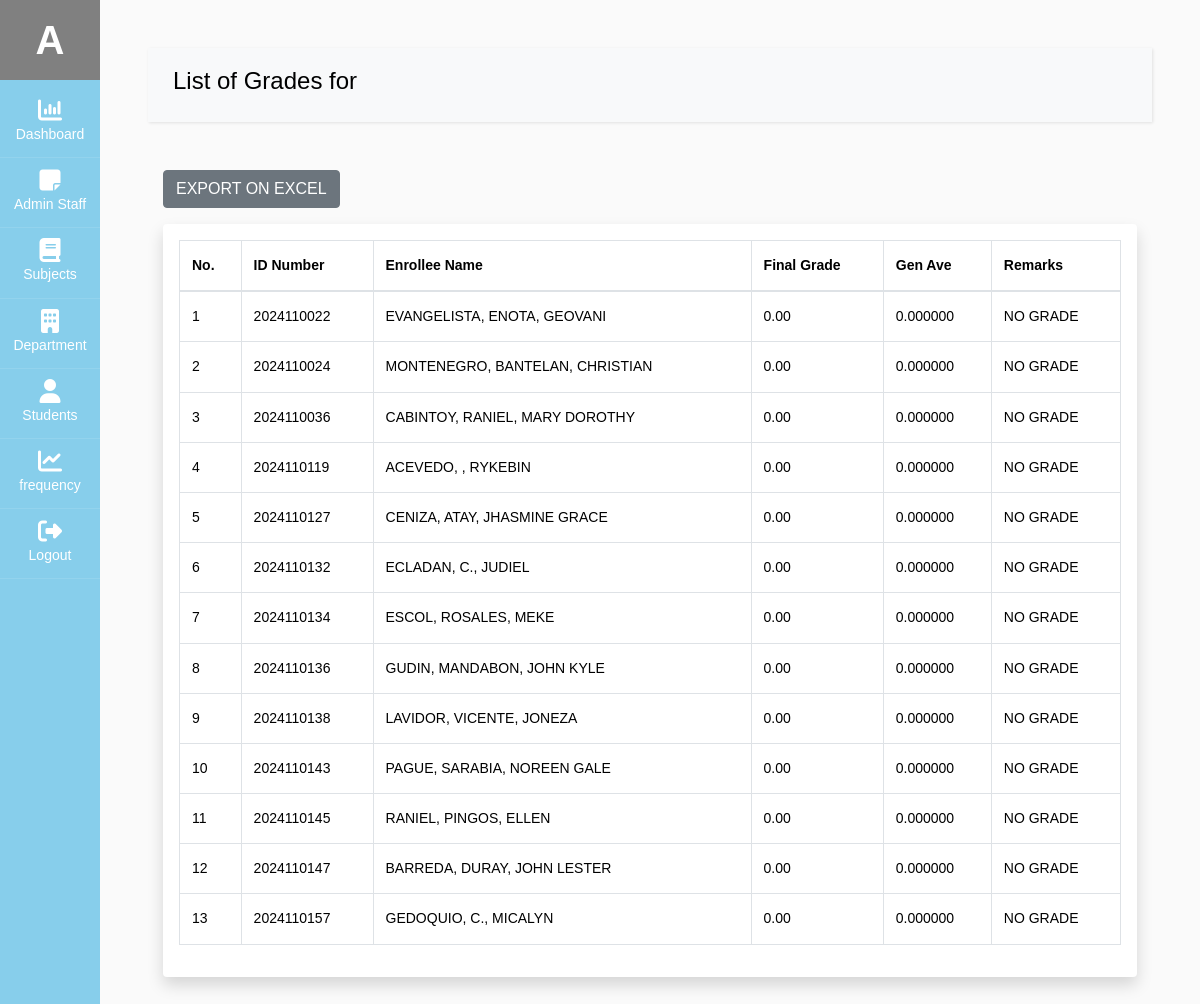
The app's page /admin/view_subject.php?subject_id=239 (signed in) with its own data.
### tables this page shows
CREATE TABLE `user` (
  `admin_id` int(11) NOT NULL,
  `fname` varchar(60) NOT NULL,
  `mname` varchar(60) DEFAULT NULL,
  `lname` varchar(60) NOT NULL,
  `email` varchar(100) NOT NULL,
  `username` varchar(100) NOT NULL,
  `password` varchar(100) NOT NULL,
  `type` varchar(20) NOT NULL,
  `profile_img` varchar(255) DEFAULT NULL,
  `status` int(11) NOT NULL DEFAULT 1
);

CREATE TABLE `student` (
  `stud_id` int(11) NOT NULL,
  `stud_course` text NOT NULL,
  `stud_fname` varchar(60) NOT NULL,
  `stud_mname` varchar(60) DEFAULT NULL,
  `stud_lname` varchar(60) NOT NULL,
  `stud_phone` varchar(60) NOT NULL,
  `stud_bday` date NOT NULL,
  `stud_address` varchar(60) NOT NULL,
  `stud_gender` varchar(60) NOT NULL,
  `stud_year_level` varchar(60) NOT NULL,
  `stud_section` varchar(60) NOT NULL,
  `stud_sem` varchar(60) NOT NULL,
  `stud_academic_status` varchar(60) NOT NULL,
  `stud_school_year` varchar(255) NOT NULL,
  `stud_status` int(11) NOT NULL DEFAULT 1
);

### db/db.php (called while the page is built, shortened)
<?php
class db_connect
{
    public $host = db_host;
    public $user = db_user;
    public $pass = db_pass;
    public $name = db_name;
    public function connect()
    {
        try {
            $this->conn = new mysqli($this->host, $this->user, $this->pass, $this->name);
        } catch (\Throwable $th) {
            header("Location:setup.php");
        }
    }
}

### db/class.php (called while the page is built, shortened)
<?php
include('db.php');
class global_class extends db_connect
{
    public function get_All_studentBasedSubject($subject_id)
    {
        $query = $this->conn->prepare("
            SELECT sub.course_code,ss.ss_stud_id, AVG(ss.ss_final_grade) AS general_average,stud.stud_fname,stud.stud_mname,stud.stud_lname,stud_id,ss_final_grade
            FROM `student_subject` AS ss
            LEFT JOIN subject AS sub ON sub.subject_id = ss.ss_subject_id
            LEFT JOIN student AS stud ON stud.stud_id = ss.ss_stud_id
            WHERE ss.ss_subject_id = ? AND stud.stud_status = '1'
            GROUP BY ss.ss_stud_id;
        ");
        $query->bind_param("i", $subject_id);
        if ($query->execute()) {
            $result = $query->get_result();
            return $result;
        } else {
            return "Execution Error: " . $query->error;
        }
    }
    public function get_user_info($admin_id)
    {
        $query = $this->conn->prepare("SELECT * FROM `user` where status='1' AND admin_id =$admin_id");
        if ($query->execute()) {
            $result = $query->get_result();
            return $result;
        }
    }
}

### admin/view_subject.php (the view, shortened to what this page needs)
<?php
include('../components/admin-header.php');
$subject_id=$_GET['subject_id'];
$subject_code=$_GET['code'];
?>
<div id="content" class="p-4 p-md-5">
<nav class="navbar navbar-expand-lg navbar-light bg-light" >
  <div class="container-fluid" >
    <h4>List of Grades for <?= $subject_code?></h4>
  </div>
</nav>
<div class="container mt-5">
   <button class="btn btn-secondary mb-3" id="exportExcel">EXPORT ON EXCEL</button>
    <div class="table-responsive shadow p-3 mb-5 bg-white rounded">
    <table id="studentTable" class="table table-bordered">
        <thead>
            <tr>
                <th>No.</th>
                <th>ID Number</th>
                <th>Enrollee Name</th>
                <th>Final Grade</th>
                <th>Gen Ave</th>
                <th>Remarks</th>
            </tr>
        </thead>
        <tbody>
            <?php
                $get_All_student = $admin_db->get_All_studentBasedSubject($subject_id);
                    $count = 1;
                    while ($student = $get_All_student->fetch_array()):
                        $fullname=$student['stud_lname'].", ".$student['stud_mname'].", ".$student['stud_fname'];
                        $general_ave=$student['general_average'];
                        if($general_ave<=0){
                            $remarks="NO GRADE";
                        }else if($general_ave>0 && $general_ave <= 3 ){
                            $remarks="PASSED";
                        }else if($general_ave>0 && $general_ave > 3 ){
                            $remarks="FAILED";
                        }
            ?>
            <tr>
                <td><?=$count?></td>
                <td><?=$student['stud_id']?></td>
                <td><?=strtoupper($fullname)?></td>
                <td><?=$student['ss_final_grade']?></td>
                <td><?=$student['general_average']?></td>
                <td><?=$remarks?></td>
            </tr>
            <?php
                    $count++;
                    endwhile;
            ?>
        </tbody>
    </table>
</div>
</div>
<?php
include('../components/admin-footer.php');
?>

### components/admin-header.php (shortened to what this page needs)
<?php
include('../db/class.php');
$admin_db = new global_class();
$admin_restrictions="";
if (isset($_SESSION['admin_id'])) {
    $admin_id = $_SESSION['admin_id'];
    $getUserDetails = $admin_db->get_user_info($admin_id);
    $user = $getUserDetails->fetch_array();
    $admin_id =$user['admin_id'];
    $username=$user['username'];
}
?>
<!doctype html>
<html lang="en">
  <head>
		<link rel="stylesheet" href="../node_modules/font-awesome/css/font-awesome.min.css">
    <link rel="stylesheet" href="../node_modules/alertifyjs/build/css/alertify.min.css"/>
    <link rel="stylesheet" href="../node_modules/alertifyjs//build/css/themes/default.min.css"/>
    <link rel="stylesheet" href="../node_modules/bootstrap/dist/css/bootstrap.min.css"/>
    <link rel="stylesheet" href="../css/dataTables.bootstrap5.css">
		<link rel="stylesheet" href="../css/admin.css">
  </head>
  <body>
		<div class="wrapper d-flex align-items-stretch" >
			<nav id="sidebar" class="active" >
				<h1><a href="profile.php?profile_id=<?=$admin_id?>" class="logo" style="background-color:gray;"><?=ucfirst($username[0])?></a></h1>
        <ul class="list-unstyled components mb-5">
          <li class="active">
            <a href="dashboard.php"><span class="fa fa-bar-chart"></span> Dashboard</a>
          </li>
          <li <?=$admin_restrictions?>>
            <a href="user.php"><span class="fa fa-sticky-note"></span>Admin Staff</a>
          </li>
          <li <?=$admin_restrictions?>>
            <a href="subject.php"><span class="fa fa-book"></span> Subjects</a>
          </li>
          <li <?=$admin_restrictions?>>
            <a href="department.php"><span class="fa fa-building"></span> Department</a>
          </li>
          <li>
              <a href="student.php"><span class="fa fa-user"></span> Students</a>
          </li>
          <li>
              <a href="frequency.php"><span class="fa fa-line-chart"></span> frequency</a>
          </li>
          <li>
            <a href="Logout.php"><span class="fa fa-sign-out"></span> Logout</a>
          </li>
        </ul>
    	</nav>
  </body>
</html>

### records on screen
user: username "A"
student: stud_id "2024110022", fullname "EVANGELISTA, ENOTA, GEOVANI", ss_final_grade "0.00", general_average "0.000000", remarks "NO GRADE"
student: stud_id "2024110024", fullname "MONTENEGRO, BANTELAN, CHRISTIAN", ss_final_grade "0.00", general_average "0.000000", remarks "NO GRADE"
student: stud_id "2024110036", fullname "CABINTOY, RANIEL, MARY DOROTHY", ss_final_grade "0.00", general_average "0.000000", remarks "NO GRADE"
student: stud_id "2024110119", fullname "ACEVEDO, , RYKEBIN", ss_final_grade "0.00", general_average "0.000000", remarks "NO GRADE"
student: stud_id "2024110127", fullname "CENIZA, ATAY, JHASMINE GRACE", ss_final_grade "0.00", general_average "0.000000", remarks "NO GRADE"
student: stud_id "2024110132", fullname "ECLADAN, C., JUDIEL", ss_final_grade "0.00", general_average "0.000000", remarks "NO GRADE"
student: stud_id "2024110134", fullname "ESCOL, ROSALES, MEKE", ss_final_grade "0.00", general_average "0.000000", remarks "NO GRADE"
student: stud_id "2024110136", fullname "GUDIN, MANDABON, JOHN KYLE", ss_final_grade "0.00", general_average "0.000000", remarks "NO GRADE"
student: stud_id "2024110138", fullname "LAVIDOR, VICENTE, JONEZA", ss_final_grade "0.00", general_average "0.000000", remarks "NO GRADE"
student: stud_id "2024110143", fullname "PAGUE, SARABIA, NOREEN GALE", ss_final_grade "0.00", general_average "0.000000", remarks "NO GRADE"
student: stud_id "2024110145", fullname "RANIEL, PINGOS, ELLEN", ss_final_grade "0.00", general_average "0.000000", remarks "NO GRADE"
student: stud_id "2024110147", fullname "BARREDA, DURAY, JOHN LESTER", ss_final_grade "0.00", general_average "0.000000", remarks "NO GRADE"
student: stud_id "2024110157", fullname "GEDOQUIO, C., MICALYN", ss_final_grade "0.00", general_average "0.000000", remarks "NO GRADE"
